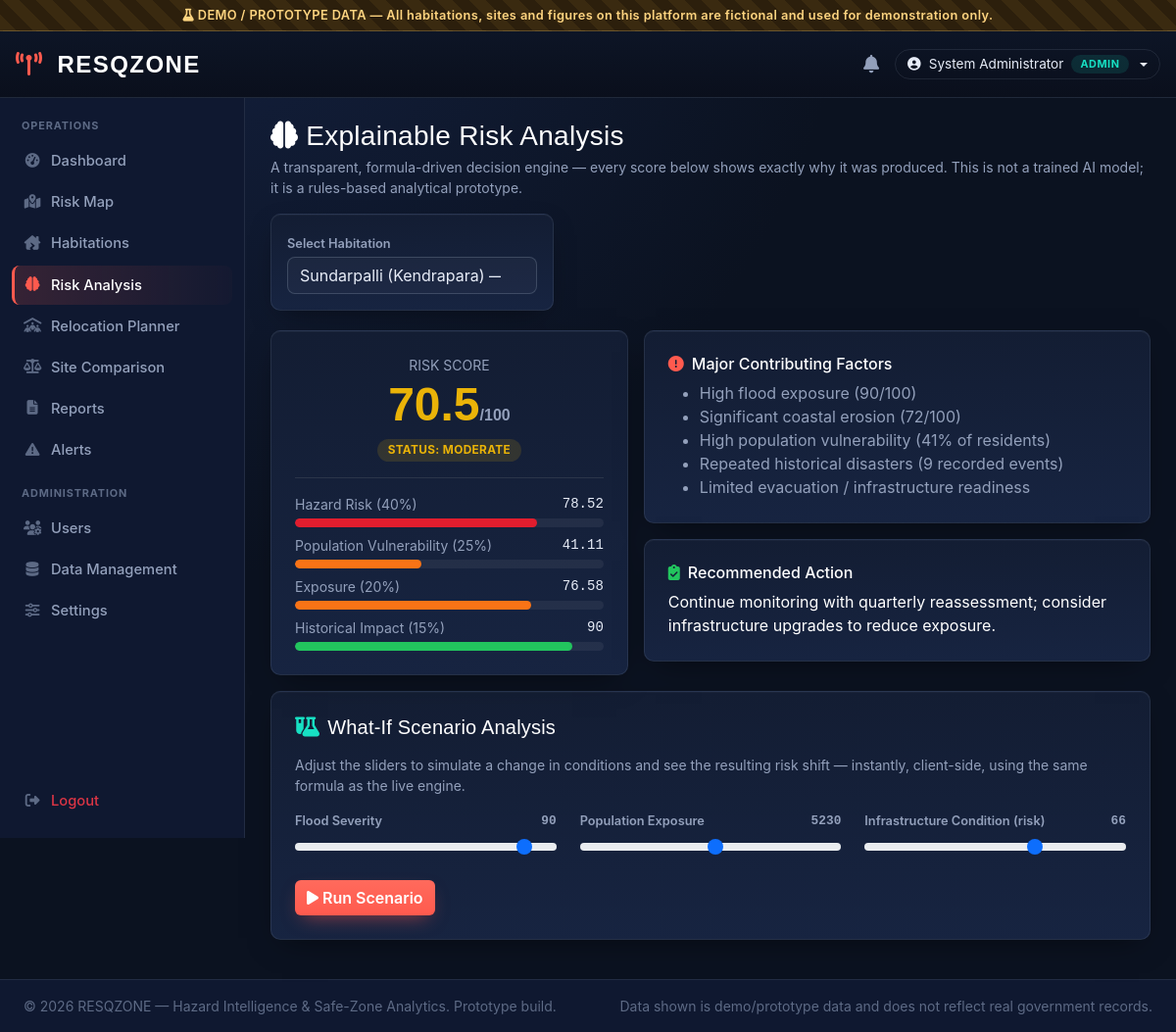
/ai-analysis.php (signed in), run on the app's committed database.
### tables this page shows
CREATE TABLE `habitations` (
  `id` INT AUTO_INCREMENT PRIMARY KEY,
  `name` VARCHAR(150) NOT NULL,
  `district` VARCHAR(120) NOT NULL,
  `latitude` DECIMAL(10,6) NOT NULL,
  `longitude` DECIMAL(10,6) NOT NULL,
  `population` INT NOT NULL DEFAULT 0,
  `vulnerable_population` INT NOT NULL DEFAULT 0,
  `flood_risk` TINYINT NOT NULL DEFAULT 0,         
  `landslide_risk` TINYINT NOT NULL DEFAULT 0,      
  `cloudburst_risk` TINYINT NOT NULL DEFAULT 0,     
  `coastal_erosion_risk` TINYINT NOT NULL DEFAULT 0,  
  `historical_events` INT NOT NULL DEFAULT 0,
  `infrastructure_risk` TINYINT NOT NULL DEFAULT 0,  
  `primary_hazard` VARCHAR(60) DEFAULT NULL,
  `risk_score` DECIMAL(5,2) DEFAULT NULL,
  `risk_level` VARCHAR(20) DEFAULT NULL,
  `priority_score` DECIMAL(5,2) DEFAULT NULL,
  `priority` VARCHAR(20) DEFAULT NULL,
  `created_at` DATETIME NOT NULL DEFAULT CURRENT_TIMESTAMP,
  `updated_at` DATETIME NOT NULL DEFAULT CURRENT_TIMESTAMP ON UPDATE CURRENT_TIMESTAMP,
  INDEX idx_district (district),
  INDEX idx_risk_level (risk_level),
  INDEX idx_priority (priority)
);

### includes/auth.php (called while the page is built, shortened)
<?php
function sanitize(string $value): string
{
    return htmlspecialchars(trim($value), ENT_QUOTES, 'UTF-8');
}

### includes/risk-engine.php (called while the page is built, shortened)
<?php
function getRiskWeights(): array
{
    static $weights = null;
    if ($weights !== null) return $weights;
    $defaults = [
        'weight_hazard' => 0.40, 'weight_vulnerability' => 0.25,
        'weight_exposure' => 0.20, 'weight_historical' => 0.15,
        'priority_weight_risk' => 0.50, 'priority_weight_vulnerability' => 0.25,
        'priority_weight_exposure' => 0.15, 'priority_weight_historical' => 0.10,
    ];
    try {
        $conn = getDbConnection();
        $res = $conn->query('SELECT config_key, config_value FROM risk_config');
        if ($res) {
            while ($row = $res->fetch_assoc()) {
                $defaults[$row['config_key']] = (float)$row['config_value'];
            }
        }
    } catch (Throwable $e) {  }
    $weights = $defaults;
    return $weights;
}
function calculateRiskScore(float $hazard_score, float $vulnerability_score, float $exposure_score, float $historical_score): array
{
    $w = getRiskWeights();
    $score = ($hazard_score * $w['weight_hazard'])
           + ($vulnerability_score * $w['weight_vulnerability'])
           + ($exposure_score * $w['weight_exposure'])
           + ($historical_score * $w['weight_historical']);
    $score = max(0, min(100, round($score, 2)));
    return ['risk_score' => $score, 'risk_level' => classifyRiskLevel($score)];
}
function classifyRiskLevel(float $score): string
{
    if ($score >= 51) return 'MODERATE';
    return 'SAFE';
}
function riskLevelColor(string $level): string
{
    return match ($level) {
        'CRITICAL' => '#e11d2e',
        'HIGH'     => '#f97316',
        'MODERATE' => '#eab308',
        'LOW'      => '#3b82f6',
        default    => '#22c55e',
    };
}
function computeHabitationRisk(array $hab): array
{
    $hazards = [
        (float)$hab['flood_risk'], (float)$hab['landslide_risk'],
        (float)$hab['cloudburst_risk'], (float)$hab['coastal_erosion_risk'],
    ];
    $maxHazard = max($hazards);
    $avgHazard = array_sum($hazards) / count($hazards);
    $hazard_score = ($maxHazard * 0.7) + ($avgHazard * 0.3);
    $population = max(1, (int)$hab['population']);
    $vulnShare = ($hab['vulnerable_population'] / $population) * 100;
    $vulnerability_score = min(100, $vulnShare);
    $popExposure = min(100, ($population / 6000) * 100);
    $exposure_score = ($popExposure * 0.5) + ((float)$hab['infrastructure_risk'] * 0.5);
    $historical_score = min(100, ((int)$hab['historical_events'] / 10) * 100);
    $result = calculateRiskScore($hazard_score, $vulnerability_score, $exposure_score, $historical_score);
    $result['hazard_score'] = round($hazard_score, 2);
    $result['vulnerability_score'] = round($vulnerability_score, 2);
    $result['exposure_score'] = round($exposure_score, 2);
    $result['historical_score'] = round($historical_score, 2);
    $w = getRiskWeights();
    $priority_score = ($result['risk_score'] * $w['priority_weight_risk'])
        + ($vulnerability_score * $w['priority_weight_vulnerability'])
        + ($popExposure * $w['priority_weight_exposure'])
        + ($historical_score * $w['priority_weight_historical']);
    $priority_score = max(0, min(100, round($priority_score, 2)));
    $result['priority_score'] = $priority_score;
    $result['priority'] = classifyPriority($priority_score);
    return $result;
}
function classifyPriority(float $score): string
{
    if ($score >= 65) return 'SHORT-TERM';
    return 'MONITOR';
}

### ai-analysis.php (the view, shortened to what this page needs)
<?php
require_once __DIR__ . '/includes/auth.php';
require_once __DIR__ . '/includes/risk-engine.php';
$conn = getDbConnection();
$habitations = $conn->query('SELECT id, name, district, risk_score FROM habitations ORDER BY risk_score DESC')->fetch_all(MYSQLI_ASSOC);
$selectedId = (int)($_GET['id'] ?? ($habitations[0]['id'] ?? 0));
$stmt = $conn->prepare('SELECT * FROM habitations WHERE id=?');
$stmt->bind_param('i', $selectedId);
$stmt->execute();
$hab = $stmt->get_result()->fetch_assoc();
$analysis = $hab ? computeHabitationRisk($hab) : null;
require_once __DIR__ . '/includes/header.php';
require_once __DIR__ . '/includes/sidebar.php';
?>
<h3 class="text-white mb-1"><i class="fa-solid fa-brain me-2"></i>Explainable Risk Analysis</h3>
<p class="text-dim small mb-3">A transparent, formula-driven decision engine — every score below shows exactly why it was produced. This is not a trained AI model; it is a rules-based analytical prototype.</p>
<div class="row g-3">
  <div class="col-lg-4">
    <div class="hz-panel p-3">
      <label class="hz-label">Select Habitation</label>
      <select class="form-select hz-form-control" onchange="window.location='ai-analysis.php?id='+this.value">
        <?php foreach ($habitations as $h): ?>
          <option value="<?= $h['id'] ?>" <?= $h['id'] == $selectedId ? 'selected' : '' ?>><?= sanitize($h['name']) ?> (<?= sanitize($h['district']) ?>) — <?= $h['risk_score'] ?></option>
        <?php endforeach; ?>
      </select>
    </div>
  </div>
</div>
<?php if ($hab && $analysis): ?>
<div class="row g-3 mt-1">
  <div class="col-lg-5">
    <div class="hz-panel p-4 text-center">
      <div class="text-dim small mb-1">RISK SCORE</div>
      <div class="kpi-value" style="font-size:3rem;color:<?= riskLevelColor($analysis['risk_level']) ?>"><?= $analysis['risk_score'] ?><span class="fs-6 text-dim">/100</span></div>
      <span class="risk-badge risk-<?= strtolower($analysis['risk_level']) ?> mt-2 d-inline-block">STATUS: <?= $analysis['risk_level'] ?></span>
      <hr class="border-secondary opacity-25">
      <div class="text-start">
        <div class="d-flex justify-content-between small mb-1"><span class="text-dim">Hazard Risk (40%)</span><span class="mono"><?= $analysis['hazard_score'] ?></span></div>
        <div class="capacity-track mb-2"><div class="capacity-fill capacity-full" style="width:<?= $analysis['hazard_score'] ?>%"></div></div>
        <div class="d-flex justify-content-between small mb-1"><span class="text-dim">Population Vulnerability (25%)</span><span class="mono"><?= $analysis['vulnerability_score'] ?></span></div>
        <div class="capacity-track mb-2"><div class="capacity-fill capacity-limited" style="width:<?= $analysis['vulnerability_score'] ?>%"></div></div>
        <div class="d-flex justify-content-between small mb-1"><span class="text-dim">Exposure (20%)</span><span class="mono"><?= $analysis['exposure_score'] ?></span></div>
        <div class="capacity-track mb-2"><div class="capacity-fill capacity-limited" style="width:<?= $analysis['exposure_score'] ?>%"></div></div>
        <div class="d-flex justify-content-between small mb-1"><span class="text-dim">Historical Impact (15%)</span><span class="mono"><?= $analysis['historical_score'] ?></span></div>
        <div class="capacity-track"><div class="capacity-fill capacity-good" style="width:<?= $analysis['historical_score'] ?>%"></div></div>
      </div>
    </div>
  </div>
  <div class="col-lg-7">
    <div class="hz-panel p-4 mb-3">
      <h6 class="text-white mb-2"><i class="fa-solid fa-circle-exclamation me-2" style="color:var(--hz-accent)"></i>Major Contributing Factors</h6>
      <ul class="text-dim mb-0">
        <?php
        $factors = [];
        if ($hab['flood_risk'] >= 60) $factors[] = 'High flood exposure (' . $hab['flood_risk'] . '/100)';
        if ($hab['coastal_erosion_risk'] >= 60) $factors[] = 'Significant coastal erosion (' . $hab['coastal_erosion_risk'] . '/100)';
        if ($analysis['vulnerability_score'] >= 40) $factors[] = 'High population vulnerability (' . round($analysis['vulnerability_score']) . '% of residents)';
        if ($hab['historical_events'] >= 5) $factors[] = 'Repeated historical disasters (' . $hab['historical_events'] . ' recorded events)';
        if ($hab['infrastructure_risk'] >= 55) $factors[] = 'Limited evacuation / infrastructure readiness';
        foreach ($factors as $f): ?>
          <li><?= sanitize($f) ?></li>
        <?php endforeach; ?>
      </ul>
    </div>
    <div class="hz-panel p-4">
      <h6 class="text-white mb-2"><i class="fa-solid fa-clipboard-check me-2" style="color:var(--hz-safe)"></i>Recommended Action</h6>
      <p class="mb-0 text-white">
        <?php
        echo match ($analysis['risk_level']) {
            'CRITICAL' => 'Immediate relocation assessment recommended. Coordinate with the relocation planner to identify and confirm a suitable safe zone within 30 days.',
            'HIGH' => 'Schedule a short-term relocation feasibility study and reinforce local hazard mitigation infrastructure.',
            'MODERATE' => 'Continue monitoring with quarterly reassessment; consider infrastructure upgrades to reduce exposure.',
            'LOW' => 'Routine monitoring is sufficient. Reassess if new hazard events are recorded.',
            default => 'No immediate action required. Maintain standard monitoring cadence.',
        };
        ?>
      </p>
    </div>
  </div>
</div>
<div class="hz-panel p-4 mt-3">
  <h5 class="text-white mb-3"><i class="fa-solid fa-flask-vial me-2" style="color:var(--hz-accent-2)"></i>What-If Scenario Analysis</h5>
  <p class="text-dim small">Adjust the sliders to simulate a change in conditions and see the resulting risk shift — instantly, client-side, using the same formula as the live engine.</p>
  <div class="row g-4 align-items-center">
    <div class="col-md-4">
      <label class="hz-label d-flex justify-content-between">Flood Severity <span id="floodVal" class="mono"><?= $hab['flood_risk'] ?></span></label>
      <input type="range" min="0" max="100" value="<?= $hab['flood_risk'] ?>" class="form-range" id="scFlood">
    </div>
    <div class="col-md-4">
      <label class="hz-label d-flex justify-content-between">Population Exposure <span id="popVal" class="mono"><?= $hab['population'] ?></span></label>
      <input type="range" min="0" max="10000" step="100" value="<?= $hab['population'] ?>" class="form-range" id="scPop">
    </div>
    <div class="col-md-4">
      <label class="hz-label d-flex justify-content-between">Infrastructure Condition (risk) <span id="infraVal" class="mono"><?= $hab['infrastructure_risk'] ?></span></label>
      <input type="range" min="0" max="100" value="<?= $hab['infrastructure_risk'] ?>" class="form-range" id="scInfra">
    </div>
  </div>
  <button class="btn btn-hz-primary mt-3" id="runScenarioBtn"><i class="fa-solid fa-play me-1"></i>Run Scenario</button>
</div>
<?php else: ?>
<div class="empty-state"><i class="fa-solid fa-inbox"></i><div>No habitation selected.</div></div>
<?php endif; ?>
<?php require_once __DIR__ . '/includes/footer.php'; ?>

### assets/css/style.css (style rules this page uses)
:root { --hz-bg: #0b1220; --hz-bg-alt: #0f1830; --hz-panel: #131d33; --hz-panel-alt: #182645; --hz-border: rgba(148,163,184,0.14); --hz-border-strong: rgba(148,163,184,0.28); --hz-text: #e7ecf7; --hz-text-dim: #93a0bb; --hz-text-faint: #5d6a85; --hz-critical: #e11d2e; --hz-high: #f97316; --hz-moderate: #eab308; --hz-safe: #22c55e; --hz-info: #3b82f6; --hz-accent: #ff5a4e; --hz-accent-2: #17e0c3; --font-display: 'Barlow Condensed', 'Oswald', sans-serif; --font-body: 'Inter', 'Segoe UI', sans-serif; --font-mono: 'JetBrains Mono', 'Roboto Mono', monospace; --radius: 10px; --shadow-panel: 0 1px 0 rgba(255,255,255,0.03) inset, 0 10px 30px -12px rgba(0,0,0,0.55); }
* { box-sizing:border-box; }
html,body { background: radial-gradient(circle at 15% -10%, #142140 0%, var(--hz-bg) 45%) fixed; color: var(--hz-text); font-family: var(--font-body); min-height:100vh; }
h1,h2,h3,h4,h5,.font-display { font-family: var(--font-display); letter-spacing:0.01em; }
.font-mono, .mono, code, .coord { font-family: var(--font-mono); }
.hz-panel { background: linear-gradient(180deg, var(--hz-panel) 0%, var(--hz-panel-alt) 130%); border:1px solid var(--hz-border); border-radius: var(--radius); box-shadow: var(--shadow-panel); }
.kpi-value { font-family:var(--font-display); font-size:2.1rem; font-weight:700; color:#fff; line-height:1.1; margin-top:4px; }
.risk-badge { display:inline-flex; align-items:center; gap:6px; padding:3px 11px; border-radius:20px; font-size:0.74rem; font-weight:700; letter-spacing:0.03em; text-transform:uppercase; }
.risk-badge::before { content:''; width:7px; height:7px; border-radius:50%; background:currentColor; }
.risk-moderate { background:rgba(234,179,8,0.14); color:var(--hz-moderate); }
.btn-hz-primary { background: linear-gradient(180deg, #ff6a5c, var(--hz-accent)); border:none; color:#fff; font-weight:600; box-shadow:0 8px 20px -8px rgba(255,90,78,0.6); }
.hz-form-control, .form-select.hz-form-control { background: rgba(255,255,255,0.03); border:1px solid var(--hz-border-strong); color:var(--hz-text); border-radius:8px; }
.hz-form-control::placeholder { color:var(--hz-text-faint); }
label.hz-label { font-size:0.8rem; color:var(--hz-text-dim); font-weight:600; margin-bottom:4px; }
.capacity-track { height:9px; background:rgba(255,255,255,0.06); border-radius:20px; overflow:hidden; }
.capacity-fill { height:100%; border-radius:20px; transition:width .4s ease; }
.capacity-good { background: var(--hz-safe); }
.capacity-limited { background: var(--hz-high); }
.capacity-full { background: var(--hz-critical); }
.text-dim { color:var(--hz-text-dim); }

### data on the page
habitations: flood_risk "90", population "5230", population "5200", infrastructure_risk "66"

### other printed values
$user['name'] "System Administrator"
$user['role'] "ADMIN"
$analysis['risk_score'] "70.5"
$analysis['risk_level'] "MODERATE"
$analysis['hazard_score'] "78.52"
$analysis['vulnerability_score'] "41.11"
$analysis['exposure_score'] "76.58"
$analysis['historical_score'] "90"
$f "High flood exposure (90/100)"
$f "Significant coastal erosion (72/100)"
$f "High population vulnerability (41% of residents)"
$f "Repeated historical disasters (9 recorded events)"
$f "Limited evacuation / infrastructure readiness"
form field value "Sundarpalli (Kendrapara) — 92.70"
